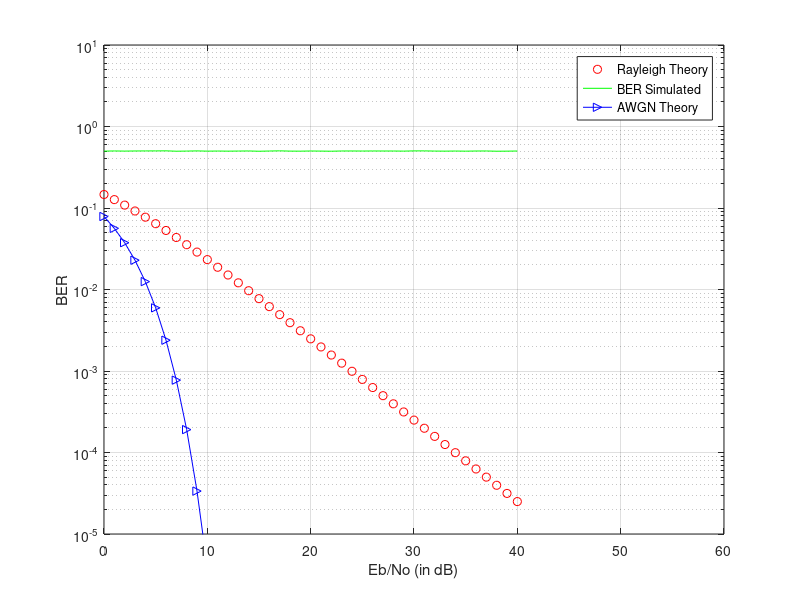

The MATLAB source for this figure:

% Total Number of Bits
N = 100000;

%Simulation Range
Eb_No_dB = 0: 1: 40;


for l = 1: 1: length(Eb_No_dB)
    Total_Errors = 0;
    Total_bits = 0;
    
    %Calculating until I get 1000 errors
   while Total_Errors < 1000
    
        %% Random bits generation
        m  = round(rand(1,N));

        %% Polar Line Coding
        x = -2*(m-0.5);
    
        %% Noise Power Calculation
        N0 = 1/10^(Eb_No_dB(l)/10);
        sigma=sqrt(N0/2);
        
        %% Rayleigh channel fading
        h = 1/sqrt(2)*[randn(1,length(x)) + j*randn(1,length(x))]; 

        %% The net signal sent over the Rayleigh Channel
        r = h.*x + sigma*(randn(1,length(x))+i*randn(1,length(x)));
        
%---------------------------------------------------------------

        %% Equalisation
        r = r./h;
        
        %% BPSK demodulation
        rx2 = r < 0;
    
        %% Counting number of bits in error
        d = m - rx2;
        Total_Errors = Total_Errors + sum(abs(d));
        Total_bits = Total_bits + length(m);
        
   end
    %% Calculation of BER
    BER(l) = Total_Errors / Total_bits;
    disp(sprintf('For SNR: %f, the BER= %f',Eb_No_dB(l),BER(l)));

end
  
%------------------------------------------------------------

%% PLOTTING

%Theoretical BER: Rayleigh
Eb_No = 10.^(Eb_No_dB/10);
theoryBer = 0.5.*(1-sqrt(Eb_No./(Eb_No+1)));
figure(1);
semilogy(Eb_No_dB,theoryBer,'or');
hold on;

%Simulated BER
figure(1);
semilogy(Eb_No_dB,BER,'g-');
hold on;

xlabel('Eb/No (in dB)');
ylabel('BER');



%Theoretical BER: AWGN
figure(1);
theoryBerAWGN = 0.5*erfc(sqrt(Eb_No));
semilogy(Eb_No_dB,theoryBerAWGN,'b->');
legend('Rayleigh Theory','BER Simulated', 'AWGN Theory');
axis([0 60 10^-5 10]);
grid on;
